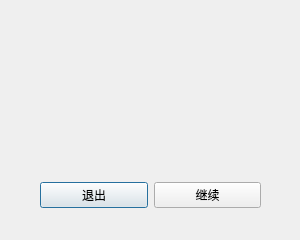
<?xml version="1.0" encoding="UTF-8"?>
<ui version="4.0">
 <class>Dialog</class>
 <widget class="QDialog" name="Dialog">
  <property name="geometry">
   <rect>
    <x>0</x>
    <y>0</y>
    <width>300</width>
    <height>240</height>
   </rect>
  </property>
  <property name="maximumSize">
   <size>
    <width>300</width>
    <height>240</height>
   </size>
  </property>
  <property name="windowTitle">
   <string>Dialog</string>
  </property>
  <property name="layoutDirection">
   <enum>Qt::LeftToRight</enum>
  </property>
  <widget class="QWidget" name="">
   <property name="geometry">
    <rect>
     <x>40</x>
     <y>180</y>
     <width>221</width>
     <height>31</height>
    </rect>
   </property>
   <layout class="QHBoxLayout" name="horizontalLayout">
    <item>
     <widget class="QPushButton" name="pushButton">
      <property name="styleSheet">
       <string notr="true"/>
      </property>
      <property name="text">
       <string>退出</string>
      </property>
     </widget>
    </item>
    <item>
     <widget class="QPushButton" name="pushButton_2">
      <property name="styleSheet">
       <string notr="true"/>
      </property>
      <property name="text">
       <string>继续</string>
      </property>
     </widget>
    </item>
   </layout>
   <zorder>pushButton</zorder>
   <zorder>pushButton_2</zorder>
  </widget>
 </widget>
 <resources/>
 <connections/>
</ui>
